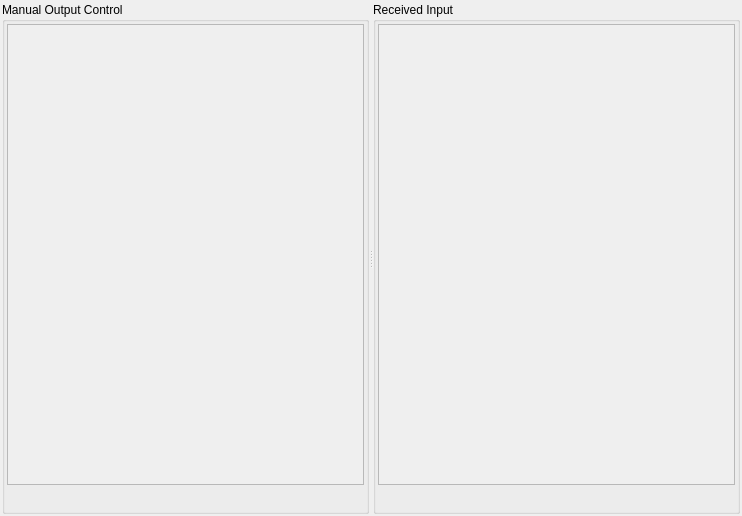
<?xml version="1.0" encoding="UTF-8"?>
<ui version="4.0">
 <class>FirmataCtlDialog</class>
 <widget class="QDialog" name="FirmataCtlDialog">
  <property name="geometry">
   <rect>
    <x>0</x>
    <y>0</y>
    <width>742</width>
    <height>516</height>
   </rect>
  </property>
  <property name="windowTitle">
   <string>Manual Firmata Pin Control</string>
  </property>
  <layout class="QHBoxLayout" name="horizontalLayout">
   <property name="spacing">
    <number>0</number>
   </property>
   <property name="leftMargin">
    <number>2</number>
   </property>
   <property name="topMargin">
    <number>2</number>
   </property>
   <property name="rightMargin">
    <number>2</number>
   </property>
   <property name="bottomMargin">
    <number>2</number>
   </property>
   <item>
    <widget class="QSplitter" name="splitter">
     <property name="orientation">
      <enum>Qt::Horizontal</enum>
     </property>
     <widget class="QGroupBox" name="groupBox">
      <property name="title">
       <string>Manual Output Control</string>
      </property>
      <layout class="QVBoxLayout" name="verticalLayout_2">
       <property name="spacing">
        <number>2</number>
       </property>
       <property name="leftMargin">
        <number>2</number>
       </property>
       <property name="topMargin">
        <number>2</number>
       </property>
       <property name="rightMargin">
        <number>2</number>
       </property>
       <property name="bottomMargin">
        <number>2</number>
       </property>
       <item>
        <widget class="QScrollArea" name="saOutput">
         <property name="widgetResizable">
          <bool>true</bool>
         </property>
         <widget class="QWidget" name="saOutputContents">
          <property name="geometry">
           <rect>
            <x>0</x>
            <y>0</y>
            <width>357</width>
            <height>441</height>
           </rect>
          </property>
          <layout class="QVBoxLayout" name="verticalLayout">
           <item>
            <spacer name="verticalSpacer">
             <property name="orientation">
              <enum>Qt::Vertical</enum>
             </property>
             <property name="sizeHint" stdset="0">
              <size>
               <width>20</width>
               <height>40</height>
              </size>
             </property>
            </spacer>
           </item>
          </layout>
         </widget>
        </widget>
       </item>
       <item>
        <widget class="QPushButton" name="btnAddOutputControl">
         <property name="sizePolicy">
          <sizepolicy hsizetype="Preferred" vsizetype="Fixed">
           <horstretch>0</horstretch>
           <verstretch>0</verstretch>
          </sizepolicy>
         </property>
         <property name="text">
          <string/>
         </property>
         <property name="icon">
          <iconset theme="list-add">
           <normaloff>.</normaloff>.</iconset>
         </property>
         <property name="flat">
          <bool>true</bool>
         </property>
        </widget>
       </item>
      </layout>
     </widget>
     <widget class="QGroupBox" name="groupBox_2">
      <property name="title">
       <string>Received Input</string>
      </property>
      <layout class="QVBoxLayout" name="verticalLayout_3">
       <property name="spacing">
        <number>2</number>
       </property>
       <property name="leftMargin">
        <number>2</number>
       </property>
       <property name="topMargin">
        <number>2</number>
       </property>
       <property name="rightMargin">
        <number>2</number>
       </property>
       <property name="bottomMargin">
        <number>2</number>
       </property>
       <item>
        <widget class="QScrollArea" name="saInput">
         <property name="widgetResizable">
          <bool>true</bool>
         </property>
         <widget class="QWidget" name="saInputContents">
          <property name="geometry">
           <rect>
            <x>0</x>
            <y>0</y>
            <width>356</width>
            <height>441</height>
           </rect>
          </property>
          <layout class="QVBoxLayout" name="verticalLayout_4">
           <item>
            <spacer name="verticalSpacer_2">
             <property name="orientation">
              <enum>Qt::Vertical</enum>
             </property>
             <property name="sizeHint" stdset="0">
              <size>
               <width>20</width>
               <height>40</height>
              </size>
             </property>
            </spacer>
           </item>
          </layout>
         </widget>
        </widget>
       </item>
       <item>
        <widget class="QPushButton" name="btnAddInputWatch">
         <property name="sizePolicy">
          <sizepolicy hsizetype="Preferred" vsizetype="Fixed">
           <horstretch>0</horstretch>
           <verstretch>0</verstretch>
          </sizepolicy>
         </property>
         <property name="text">
          <string/>
         </property>
         <property name="icon">
          <iconset theme="list-add">
           <normaloff>.</normaloff>.</iconset>
         </property>
         <property name="flat">
          <bool>true</bool>
         </property>
        </widget>
       </item>
      </layout>
     </widget>
    </widget>
   </item>
  </layout>
 </widget>
 <resources/>
 <connections/>
</ui>
